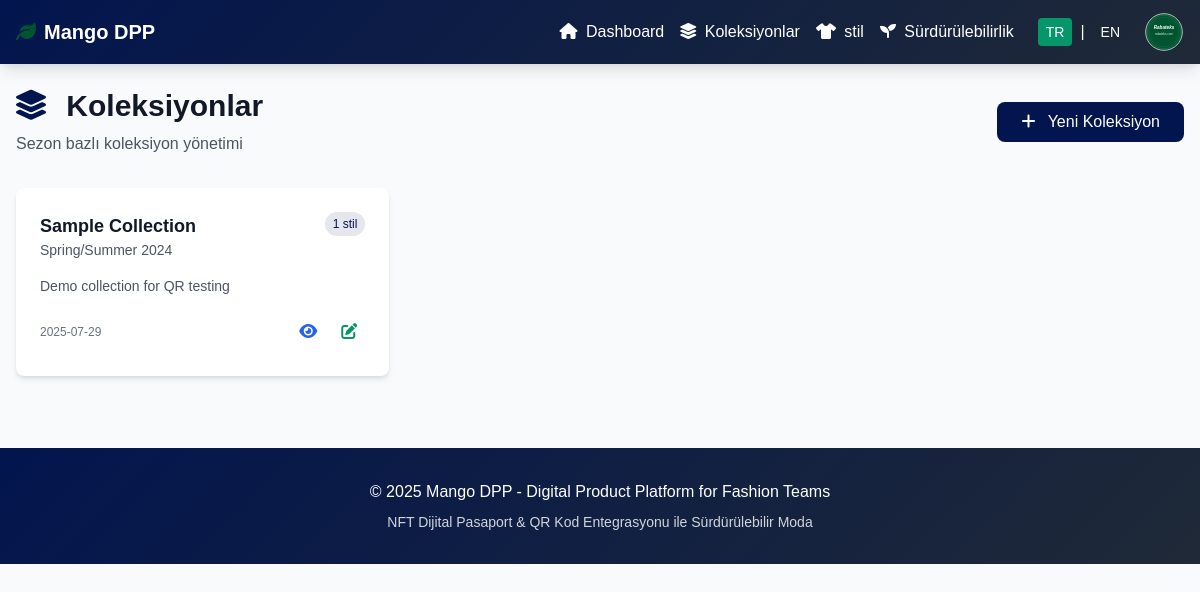
The page /collections on the database its author committed.
### models.py (models this page shows)
class Collection(Base):
    __tablename__ = "collections"
    id = Column(String, primary_key=True)
    name = Column(String, nullable=False)
    season = Column(String, nullable=False)
    year = Column(Integer, nullable=False)
    description = Column(Text)
    created_at = Column(DateTime, default=datetime.utcnow)
    styles = relationship("Style", back_populates="collection")

### main.py (the view)
@app.get("/collections")
async def collections_page(request: Request, db: Session = Depends(get_db)):
    lang = get_language(request)
    collections = mango_dpp.get_collections(db)
    response = templates.TemplateResponse("collections.html", {
        "request": request,
        "collections": collections,
        "lang": lang,
        "t": get_all_texts(lang)
    })
    response.headers["Content-Type"] = "text/html; charset=utf-8"
    return response

### templates/collections.html (shortened to what this page needs)
{% extends "base.html" %}
{% block content %}
<div class="mb-8 flex justify-between items-center">
    <div>
        <h1 class="text-3xl font-bold text-gray-900 mb-2">
            <i class="fas fa-layer-group text-navy mr-3"></i>
            {{ t.collections_title if t else "Collections" }}
        </h1>
        <p class="text-gray-600">{{ t.collections_subtitle if t else "Season-based collection management" }}</p>
    </div>
    <button onclick="showCreateModal()" class="bg-navy text-white px-6 py-2 rounded-lg btn-navy transition-colors">
        <i class="fas fa-plus mr-2"></i>
        {{ t.new_collection if t else "New Collection" }}
    </button>
</div>
<div class="grid grid-cols-1 md:grid-cols-2 lg:grid-cols-3 gap-6">
    {% for collection in collections %}
    <div class="bg-white rounded-lg shadow-md p-6 card-hover">
        <div class="flex justify-between items-start mb-4">
            <div>
                <h3 class="text-lg font-semibold text-gray-900">{{ collection.name }}</h3>
                <p class="text-sm text-gray-600">{{ collection.season }} {{ collection.year }}</p>
            </div>
            <span class="bg-navy-light text-navy text-xs px-2 py-1 rounded-full">
                {{ collection.styles|length }} stil
            </span>
        </div>
        <p class="text-gray-600 text-sm mb-4">{{ collection.description }}</p>
        <div class="flex justify-between items-center">
            <span class="text-xs text-gray-500">
                {{ collection.created_at.strftime('%Y-%m-%d') if collection.created_at else '' }}
            </span>
            <div class="flex space-x-2">
                <a href="/collections/{{ collection.id }}" class="text-blue-600 hover:text-blue-800 p-2">
                    <i class="fas fa-eye"></i>
                </a>
                <a href="/collections/{{ collection.id }}/edit" class="text-green-600 hover:text-green-800 p-2">
                    <i class="fas fa-edit"></i>
                </a>
            </div>
        </div>
    </div>
    {% endfor %}
</div>
{% endblock %}

### templates/base.html (style rules this page uses)
* { font-family: Arial, sans-serif; }
:root { --color-primary: #005530; --color-secondary: #D51635; --color-navy: #02154e; --color-primary-light: rgba(0, 85, 48, 0.1); --color-secondary-light: rgba(213, 22, 53, 0.1); --color-navy-light: rgba(2, 21, 78, 0.1); }
.card-hover { transition: all 0.3s ease; }
.bg-navy { background-color: var(--color-navy) !important; }
.bg-navy-light { background-color: var(--color-navy-light) !important; }
.text-navy { color: var(--color-navy) !important; }

### rows shown on the page
Collection: name "Sample Collection", season "Spring/Summer", year "2024", styles|length "1", description "Demo collection for QR testing", created_at "2025-07-29"

### other values the page prints
{{ t.dashboard if t else "Dashboard" }} "Dashboard"
{{ t.collections if t else "Collections" }} "Koleksiyonlar"
{{ t.styles if t else "Styles" }} "stil"
{{ t.sustainability if t else "Sustainability" }} "Sürdürülebilirlik"
{{ t.collections_title if t else "Collections" }} "Koleksiyonlar"
{{ t.collections_subtitle if t else "Season-based collection management" }} "Sezon bazlı koleksiyon yönetimi"
{{ t.new_collection if t else "New Collection" }} "Yeni Koleksiyon"
